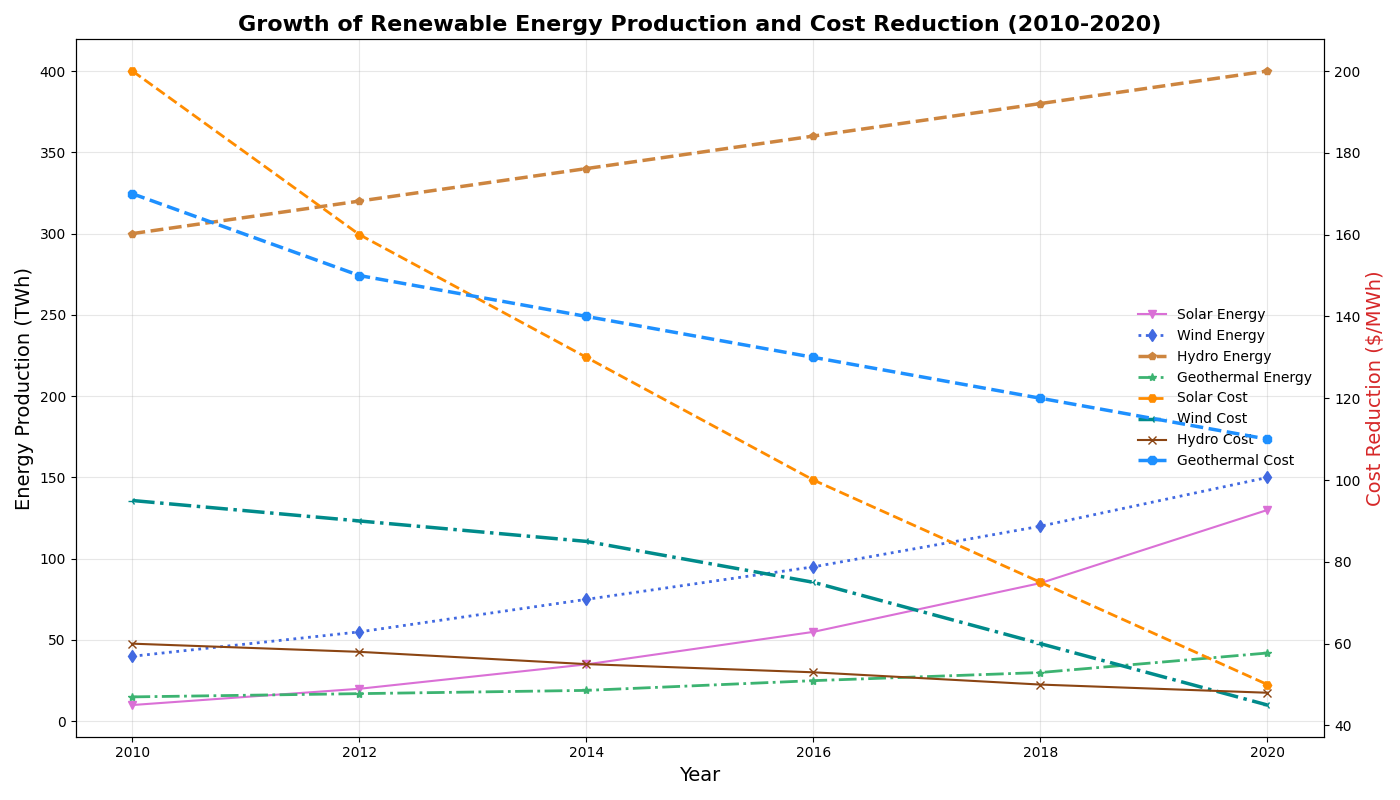

Python code for this plot:
import matplotlib.pyplot as plt
import numpy as np

years = np.array([2010, 2012, 2014, 2016, 2018, 2020])

solar_energy = np.array([10, 20, 35, 55, 85, 130])
wind_energy = np.array([40, 55, 75, 95, 120, 150])
hydro_energy = np.array([300, 320, 340, 360, 380, 400])
geothermal_energy = np.array([15, 17, 19, 25, 30, 42])

solar_cost_reduction = np.array([200, 160, 130, 100, 75, 50])
wind_cost_reduction = np.array([95, 90, 85, 75, 60, 45])
hydro_cost_reduction = np.array([60, 58, 55, 53, 50, 48])
geothermal_cost_reduction = np.array([170, 150, 140, 130, 120, 110])

fig, ax1 = plt.subplots(figsize=(14, 8))

ax1.plot(years, solar_energy, label='Solar Energy', color='orchid', marker='v', linestyle='-', linewidth=1.5)
ax1.plot(years, wind_energy, label='Wind Energy', color='royalblue', marker='d', linestyle=':', linewidth=2)
ax1.plot(years, hydro_energy, label='Hydro Energy', color='peru', marker='p', linestyle='--', linewidth=2.5)
ax1.plot(years, geothermal_energy, label='Geothermal Energy', color='mediumseagreen', marker='*', linestyle='-.', linewidth=2)

ax1.set_title('Growth of Renewable Energy Production and Cost Reduction (2010-2020)', fontsize=16, fontweight='bold')
ax1.set_xlabel('Year', fontsize=14)
ax1.set_ylabel('Energy Production (TWh)', fontsize=14)

ax2 = ax1.twinx()
ax2.set_ylabel('Cost Reduction ($/MWh)', fontsize=14, color='tab:red')
ax2.plot(years, solar_cost_reduction, label='Solar Cost', color='darkorange', marker='H', linestyle='--', linewidth=2)
ax2.plot(years, wind_cost_reduction, label='Wind Cost', color='darkcyan', marker='3', linestyle='-.', linewidth=2.5)
ax2.plot(years, hydro_cost_reduction, label='Hydro Cost', color='saddlebrown', marker='x', linestyle='-', linewidth=1.5)
ax2.plot(years, geothermal_cost_reduction, label='Geothermal Cost', color='dodgerblue', marker='8', linestyle='--', linewidth=2.5)

lines1, labels1 = ax1.get_legend_handles_labels()
lines2, labels2 = ax2.get_legend_handles_labels()
ax1.legend(lines1 + lines2, labels1 + labels2, loc='best', fontsize=10, frameon=False)

ax1.grid(True, linestyle='-', alpha=0.3)

plt.tight_layout()

plt.show()
